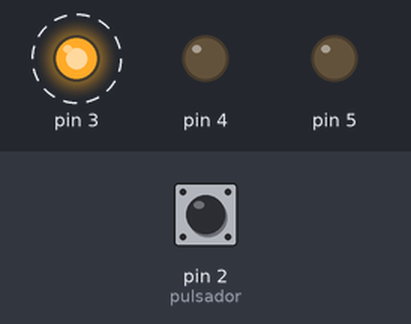
Bench run of a sketch on a simulated Arduino Uno, built with avr-gcc and run on an emulated ATmega328P. Shown: output pins drawn as LEDs (lit = HIGH). Dashed ring = blinking. The inputs (shaded band) are chosen by the test bench; at power-on: pin 2 (pulsador) HIGH.

Above: at 0.16 s.
At 1.4 s:
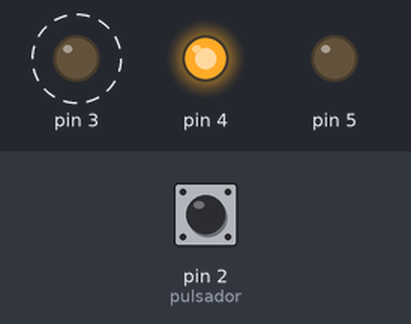
1.5 s: pin 2 (pulsador) pulled LOW for 3.2 s
At 2.3 s:
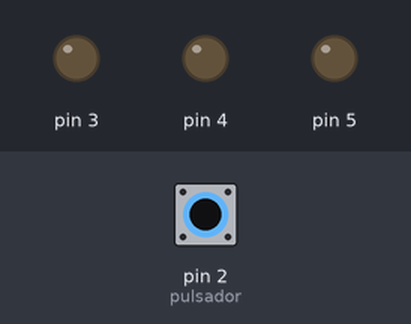
Timing chart, 0 to 12.2 s (numbered marks = the images above; inputs shaded):
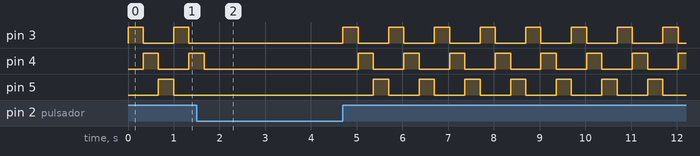

The sketch:

sequential_leds.ino
```cpp
// Configuracion
int pulsador = 2;       // El pin del pulsador
int primerLed = 3;      // El pin del primer LED
int numeroDeLedes = 3;  // Cuantos LEDes tenemos en secuencia

int velocidad = 1000;  // Milisegundos para un ciclo completo

void setup() {
  pinMode(pulsador, INPUT);
  for (
    int ledActual = primerLed;
    ledActual <= (numeroDeLedes + primerLed - 1);
    ledActual += 1
  ) {
    pinMode(ledActual, OUTPUT);
  }
}

void loop() {
  for (
    int ledActual = primerLed;
    ledActual <= (numeroDeLedes + primerLed - 1);
    ledActual += 1
  ) {
    // Led previo
    digitalWrite(
        (ledActual - 1) < primerLed
        ? primerLed + numeroDeLedes - 1
        : ledActual - 1,
      LOW);

    if (digitalRead(pulsador) == LOW) {
      break;
    }
    // Led actual
    digitalWrite(ledActual, HIGH);

    delay(velocidad / numeroDeLedes);
  }
}
```

Measured:
- by itself, pin 4: repeats every 1.0 s: HIGH 0.33 s, LOW 0.67 s
